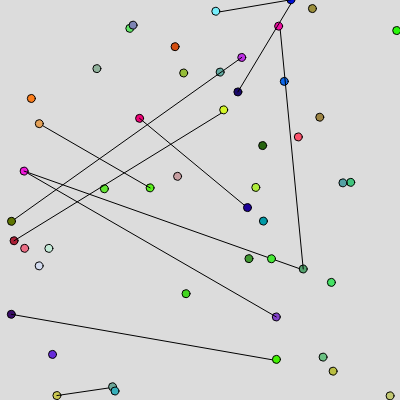
Frame 1 (no input)
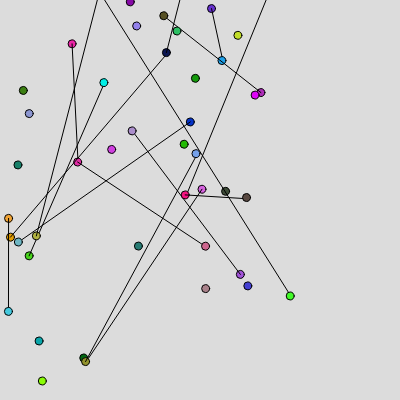
Frame 60 (no input)
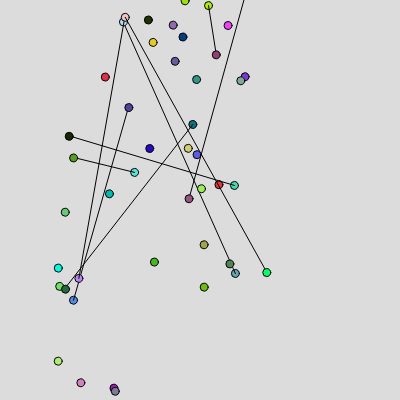
Frame 120 (the mouse pressed at the canvas centre since frame 60)

The p5.js sketch that drew these frames (run headless with seeded random() and noise() and a simulated clock; from frame 60 on, the mouse is pressed at the canvas centre):

// p5.js sketch
// ── sketch.js
class Point{
  constructor(){
    this.x = random(width)
    this.y = random(height)
    this.size = 8
  }
  
  show(){
    fill(random(255),random(255),random(255))
    
    ellipse(this.x, this.y,this.size,this.size)
  }
  
  influence(mousex,mousey){
    let dx = mousex - this.x 
    let dy = mousey - this.y
    this.x += dx *0.005
    this.y += dx *0.005
  }
  
  drawline(prevpoint){
    

    line(this.x,this.y, prevpoint.x,prevpoint.y)
  }
}

let points = []
function setup() {
  createCanvas(400, 400);
  for(let i=0; i <50; ++i){
    points[i] =  new Point()
  }
}

function draw() {
  background(220);
  for (let i=0; i <50; ++i){
    if(random(50)<10 & i != 0){

      points[i].drawline(points[i-1])
    }
    points[i].influence(mouseX,mouseY)
    points[i].show()
  }
}
